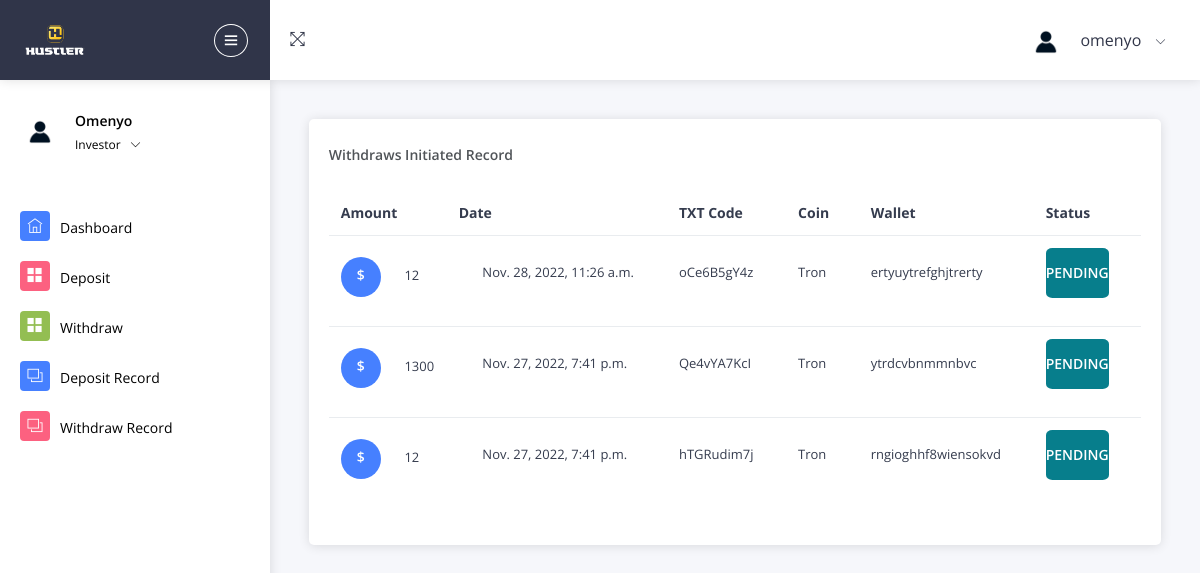
/withdrawrecord (signed in), run on an earlier commit of the app's database.
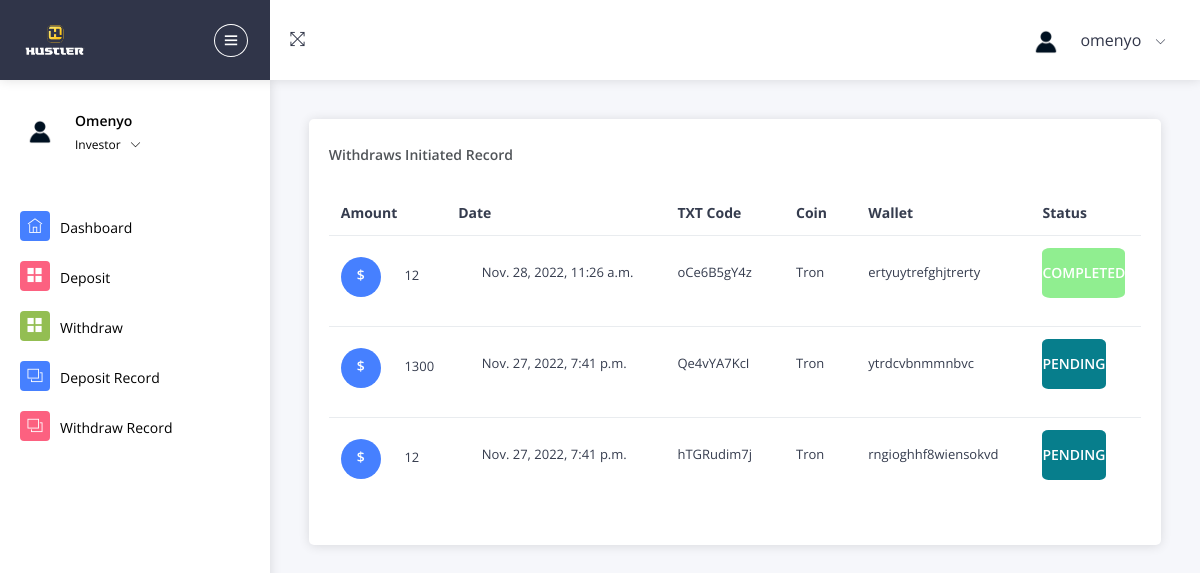
And on a later commit of the database.
### main/models.py (models this page shows, shortened)
class Withdrawal(models.Model):
	person = models.CharField(max_length=1000)
	date_withdraw =models.DateTimeField(default=datetime.datetime.today)
	amount= models.CharField(max_length=1000)
	wallet =models.ForeignKey(Wallet, on_delete=models.CASCADE, default=1)
	address=models.CharField(max_length=1000,default=1)
	txt_random=models.CharField(max_length=1000,default=1)
	status=models.BooleanField(default=False)
	class Meta:
		ordering = ('-date_withdraw', )

class Wallet(models.Model):
	name = models.CharField(max_length=1000)
	def __str__(self):
		return self.name

### main/views.py (the view)
# urls.py: path('withdrawrecord', views.withdrawrecord, name='withdrawrecord'),
@login_required
def withdrawrecord(request):
    try:
        lists=Withdrawal.objects.filter(person=request.user)
    except:
        lists={}
    context={'lists':lists,'header':'Withdraws Initiated Record','with':'with'}
    return render(request, 'withdrawdepositrecord.html',context)

### templates/withdrawdepositrecord.html (shortened to what the changed rows need)
{% extends 'base.html' %}
{% load static %}
{% block body %}
<div class="pcoded-content">
                        <div class="pcoded-inner-content">
                            <div class="main-body">
                                <div class="page-wrapper">
                                    <div class="page-body">
                                        <div class="row">
                                            <div class="col-md-12 col-xl-12">
                                                <div class="card project-task">
                                                    <div class="card-block p-b-10">
                                                        <div class="table-responsive">
                                                            <table class="table table-hover">
                                                                <thead>
                                                                    <tr>
                                                                        <th>Amount</th>
                                                                        <th>Date</th>
                                                                        <th>TXT Code</th>
                                                                        {% if with %}
                                                                        <th>Coin</th>
                                                                        <th>Wallet</th>
                                                                        {% endif %}
                                                                        <th>Status</th>
                                                                    </tr>
                                                                </thead>
                                                                <tbody>
                                                                    {% for i in lists %}
                                                                    <tr>
                                                                        <td>
                                                                            <div class="task-contain">
                                                                                <h6 class="bg-c-blue d-inline-block text-center">$</h6>
                                                                                <p class="d-inline-block m-l-20">{{ i.amount }}</p>
                                                                            </div>
                                                                        </td>
                                                                        <td>
                                                                            <p class="d-inline-block m-r-20">{{ i.date_withdraw }}</p>
                                                                        </td>
                                                                        <td>
                                                                            <p class="d-inline-block m-r-20">{{ i.txt_random }}</p>
                                                                        </td>
                                                                        {% if with %}
                                                                        <td>
                                                                            <p class="d-inline-block m-r-20">{{ i.wallet }}</p>
                                                                        </td>
                                                                        <td>
                                                                            <p class="d-inline-block m-r-20">{{ i.address }}</p>
                                                                        </td>
                                                                        {% endif%}
                                                                        {% if i.status == True %}
                                                                        <td>
                                                                            <p class="d-inline-block m-r-20"style=": 100px;height: 50px;font-size: 14px;color: #ffffff;font-weight: 600;
                                                                            line-height: 50px;text-align:center;display: block;background-color:#90EE90;-webkit-border-radius: 50%;-moz-border-radius: 50%;border-radius: 10%;text-transform: uppercase;">Completed</p>
                                                                        </td>
                                                                        {% else %}
                                                                        <td>
                                                                            <p class="d-inline-block m-r-20" style=": 100px;height: 50px;font-size: 14px;color: #ffffff;font-weight: 600;
                                                                            line-height: 50px;text-align:center;display: block;background-color:#077E8C;-webkit-border-radius: 50%;-moz-border-radius: 50%;border-radius: 10%;text-transform: uppercase;">Pending </p>
                                                                        </td>
                                                                        {% endif %}
                                                                    </tr>
                                                                    {% endfor %}
                                                                </tbody>
                                                            </table>
                                                        </div>
                                                    </div>
                                                </div>
                                            </div>
                                        </div>
                                    </div>
                                </div>
                            </div>
                        </div>
                    </div>
{% endblock %}

What changed in the data, as far as the page shows it:
changed Withdrawal "Nov. 28, 2022, 11:26 a.m.": status "PENDING" → "COMPLETED"
